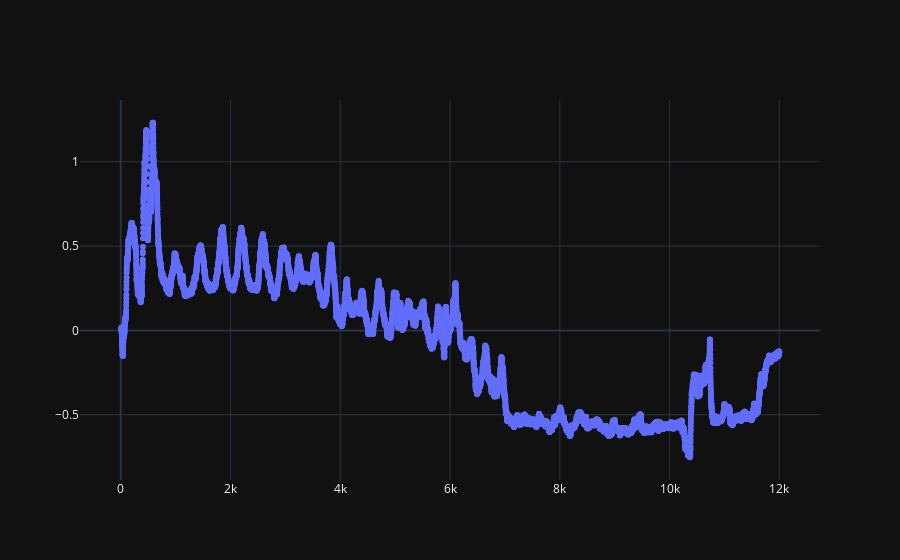

Here is the notebook cell this chart was saved with:
### Markdown cell above
# Realizando média móvel

### Code cell
trace = go.Scatter(x = list(range(12000)),
                   y = phase_diff_unwraped[0].rolling(10).mean(),
                   mode = 'markers')
data = [trace]
py.iplot(data)

### Figure 1 — Plotly figure (JSON) as saved in the notebook; plotly's stock layout.template omitted (floating-point values rounded to 4 significant figures; data arrays with more than 128 entries replaced by an {"elided": "..."} marker saying what was removed)
{"data": [{"mode": "markers", "x": {"elided": "12000 int values"}, "y": {"elided": "12000 float values"}, "type": "scatter"}], "layout": {}}
